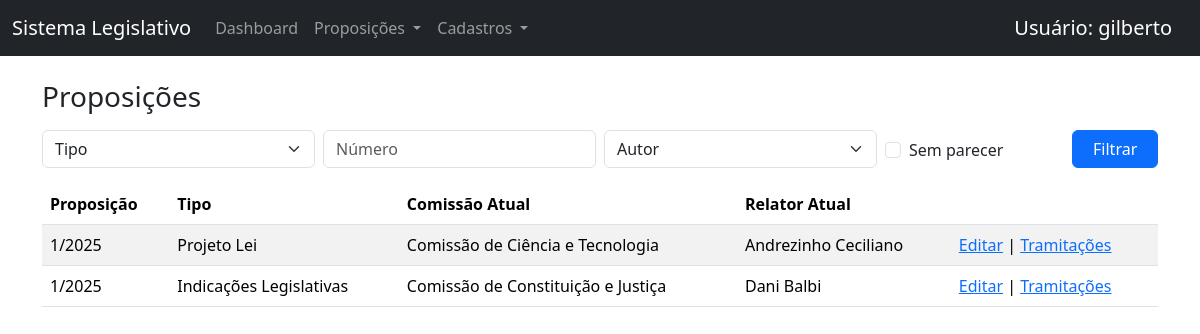
The page /proposicao/ (signed in) on the database as committed earlier.
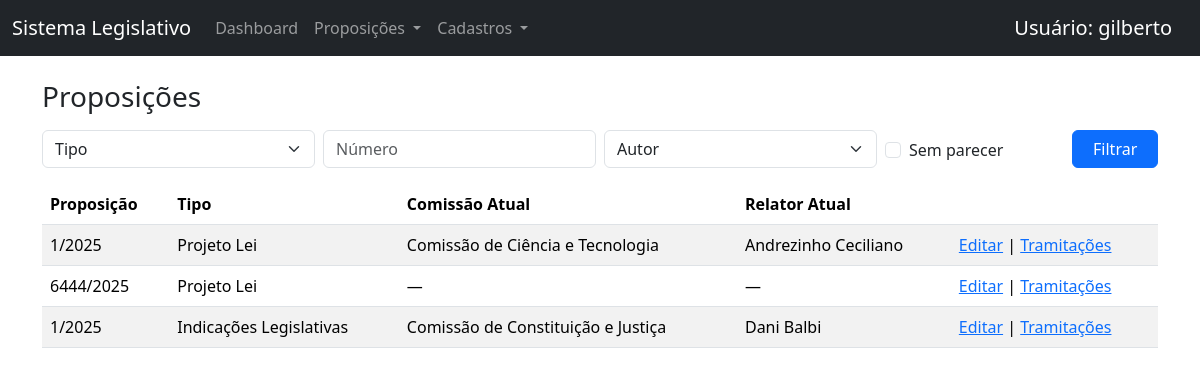
The same page on the database as committed later.
### www/models.py (models this page shows, shortened)
class Proposicao(models.Model):
    tipo = models.ForeignKey(
        TipoProposicao,
        on_delete=models.PROTECT,
        related_name="proposicoes"
    )
    numero = models.CharField(max_length=20)
    ementa = models.TextField()
    autores = models.ManyToManyField(Autor, related_name="proposicoes_autoria")
    link_proposicao = models.CharField(max_length=400, blank=True, null=True)
    class Meta:
        constraints = [
            models.UniqueConstraint(
                fields=["tipo", "numero"],
                name="unique_numero_por_tipo"
            )
        ]
    @property
    def comissao_atual(self):
        ultima = self.tramitacoes.order_by("-data_entrada").first()
        return ultima.comissao if ultima else None
    @property
    def relator_atual(self):
        ultima = self.tramitacoes.order_by("-data_entrada").first()
        return ultima.relator if ultima else None

class TipoProposicao(models.Model):
    sigla = models.CharField(
        max_length=10,
        unique=True,
        help_text="Código curto do tipo de proposição (até 10 caracteres)"
    )
    nome = models.CharField(
        max_length=100,
        unique=True
    )
    ativo = models.BooleanField(default=True)
    class Meta:
        verbose_name = "Tipo de Proposição"
        verbose_name_plural = "Tipos de Proposição"
        ordering = ["nome"]

class Tramitacao(models.Model):
    proposicao = models.ForeignKey(
        Proposicao,
        on_delete=models.CASCADE,
        related_name="tramitacoes"
    )
    comissao = models.ForeignKey(
        Comissao,
        on_delete=models.PROTECT
    )
    data_entrada = models.DateField()
    relator = models.ForeignKey(
        Autor,
        on_delete=models.SET_NULL,
        null=True,
        blank=True,
        related_name="relatorias"
    )
    data_relatoria = models.DateField(blank=True, null=True)
    reuniao = models.CharField(max_length=100, blank=True, null=True)
    data_reuniao = models.DateField(blank=True, null=True)
    observacao = models.TextField(max_length=2000, blank=True, null=True)
    parecer = models.CharField(max_length=100, blank=True, null=True)
    texto_parecer = CKEditor5Field(
        "Texto do Parecer",
        blank=True,
        null=True,
        config_name="default"
    )
    data_devolucao_relatoria = models.DateField(blank=True, null=True)
    parecer_vencido = models.CharField(max_length=100, blank=True, null=True)
    texto_parecer_vencido = CKEditor5Field(
        "Texto do Parecer Vencido",
        blank=True,
        null=True,
        config_name="default"
    )
    data_devolucao_relatoria_vencido = models.DateField(blank=True, null=True)
    data_publicacao_parecer = models.DateField(blank=True, null=True)
    data_saida_comissao = models.DateField(blank=True, null=True)
    class Meta:
        ordering = ["data_entrada"]

class Comissao(models.Model):
    sigla = models.CharField(max_length=20, unique=True)
    nome = models.CharField(max_length=255)
    ativa = models.BooleanField(default=True)
    class Meta:
        ordering = ["nome"]
    def __str__(self):
        return self.nome

class Autor(models.Model):
    nome = models.CharField(max_length=150)
    sexo = models.CharField(
        max_length=1,
        choices=[
            ("M", "Masculino"),
            ("F", "Feminino"),
        ]
    )
    ativo = models.BooleanField(default=True)
    class Meta:
        verbose_name = "Autor"
        verbose_name_plural = "Autores"
        ordering = ["nome"]
    def __str__(self):
        status = "" if self.ativo else " (inativo)"
        return f"{self.nome}{status}"

### www/views.py (the view, shortened to what this page needs)
# urls.py: path("proposicao/", ProposicaoListView.as_view(), name="proposicao_list"),
class ProposicaoListView(LoginRequiredMixin, ListView):
    model = Proposicao
    template_name = "www/proposicao_list.html"
    paginate_by = 20
    def get_queryset(self):
        qs = (
            Proposicao.objects
            .annotate(
                ultima_data=models.Max("tramitacoes__data_entrada")
            )
            .prefetch_related("autores", "tramitacoes")
            .select_related("tipo")
        )
        user = self.request.user
        tipo = self.request.GET.get("tipo")
        numero = self.request.GET.get("numero")
        autor = self.request.GET.get("autor")
        aguardando_parecer = self.request.GET.get("aguardando_parecer")
        if tipo:
            qs = qs.filter(tipo_id=tipo)
        if numero:
            qs = qs.filter(numero__icontains=numero)
        if autor:
            qs = qs.filter(autores__id=autor)
        if aguardando_parecer == "1":
            qs = qs.filter(pareceres__isnull=True)
        return qs.distinct()
    def get_context_data(self, **kwargs):
        context = super().get_context_data(**kwargs)
        context["tipos"] = TipoProposicao.objects.filter(ativo=True)
        context["autores"] = Autor.objects.filter(ativo=True).order_by("nome")
        if self.request.user.is_superuser:
            context["comissoes"] = Comissao.objects.filter(ativa=True)
        else:
            context["comissoes"] = Comissao.objects.filter(
                id=self.request.user.perfil.comissao_padrao_id
            )
        return context

### www/templates/www/proposicao_list.html (shortened to what this page needs)
{% extends "base.html" %}
{% block content %}
<h3 class="mb-3">Proposições</h3>
<form method="get" class="row g-2 mb-3">
    <div class="col-md-3">
        <select name="tipo" class="form-select">
            <option value="">Tipo</option>
        </select>
    </div>
    <div class="col-md-3">
        <input type="text" name="numero" value="{{ request.GET.numero }}"
               class="form-control" placeholder="Número">
    </div>
    <div class="col-md-3">
        <select name="autor" class="form-select">
            <option value="">Autor</option>
        </select>
    </div>
    <div class="col-md-2">
        <div class="form-check mt-2">
            <input class="form-check-input" type="checkbox" name="aguardando_parecer" value="1"
                   {% if request.GET.aguardando_parecer %}checked{% endif %}>
            <label class="form-check-label">Sem parecer</label>
        </div>
    </div>
    <div class="col-md-1">
        <button class="btn btn-primary w-100">Filtrar</button>
    </div>
</form>
<table class="table table-striped">
    <thead>
        <tr>
            <th>Proposição</th>
            <th>Tipo</th>
            <th>Comissão Atual</th>
            <th>Relator Atual</th>
            <th></th>
        </tr>
    </thead>
    <tbody>
        {% for p in object_list %}
        <tr>
            <td>{{ p.numero }}</td>
            <td>{{ p.tipo.nome }}</td>
            <td>{{ p.comissao_atual|default:"—" }}</td>
            <td>{{ p.relator_atual|default:"—" }}</td>
            <td>
                <a href="{% url 'proposicao_update' p.id %}">Editar</a> |
                <a href="{% url 'tramitacao_list' p.id %}">Tramitações</a>
            </td>
        </tr>
        {% empty %}
        <tr>
            <td colspan="5">Nenhuma proposição encontrada.</td>
        </tr>
        {% endfor %}
    </tbody>
</table>
{% endblock %}

Rows that differ between the two databases and show on the page:
added Proposicao: numero "6444/2025", tipo.nome "Projeto Lei", comissao_atual "—", relator_atual "—"
